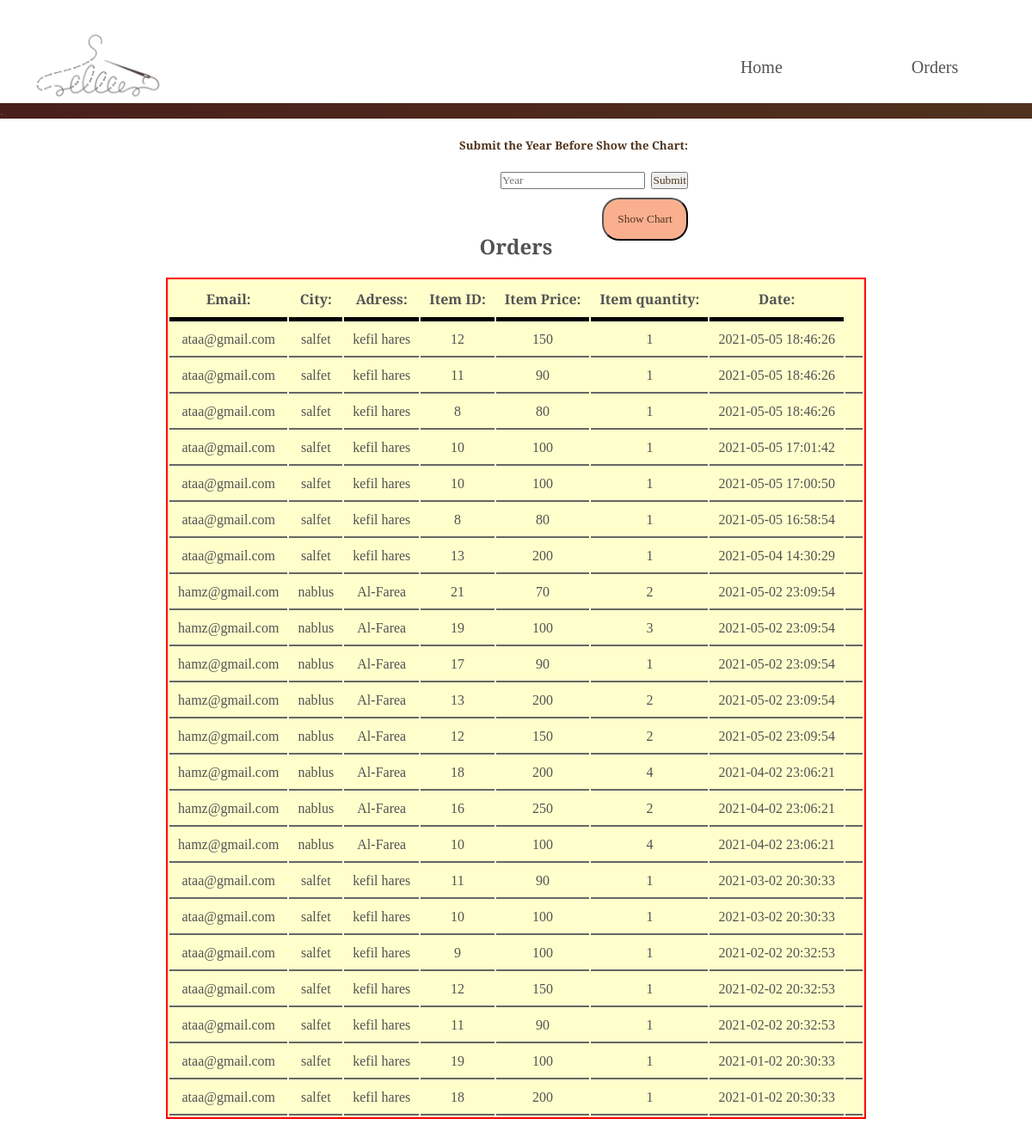
The app's page /web/html/order.php with its own data.
### tables this page shows
CREATE TABLE `user_order` (
  `order_id` int(100) NOT NULL,
  `item_id` int(10) NOT NULL,
  `user_email` varchar(150) NOT NULL,
  `dates` datetime NOT NULL DEFAULT current_timestamp(),
  `quantity` int(10) NOT NULL
);

CREATE TABLE `users` (
  `fname` varchar(50) DEFAULT NULL,
  `lname` varchar(50) NOT NULL,
  `email` varchar(50) NOT NULL,
  `pass` varchar(50) DEFAULT NULL,
  `city` varchar(50) NOT NULL,
  `gender` varchar(10) NOT NULL,
  `adress` varchar(50) NOT NULL,
  `birthdate` date NOT NULL
);

CREATE TABLE `item` (
  `name` varchar(50) NOT NULL,
  `price` int(10) NOT NULL,
  `size` varchar(50) NOT NULL,
  `quantites` int(10) NOT NULL,
  `image` varchar(150) NOT NULL,
  `catigories` varchar(50) NOT NULL,
  `id` int(20) NOT NULL
);

### web/html/order.php (the view, shortened to what this page needs)
<!doctype html>
<html lang="en">
<head>
    <link type="text/css" rel="stylesheet" href="../css/AdminHome.css">
    <link rel="stylesheet" href="../css/order.css"/>
    <link href="../css/chart.css" type="text/css" rel="stylesheet">
</head>
<body>
<?php include "../php/AdminHeader.php";?>
<?php
$orderarray = array("January" => 0, "February" => 0, "March" => 0, "April" => 0, "May" => 0, "June" => 0, "July" => 0 ,"August" => 0 ,"September" => 0 ,"October" => 0 ,"November" => 0, "December" => 0);
$db = new mysqli('localhost', 'root', '', 'fashion');
$q = "select price from user_order, item where user_order.item_id = item.id";
$res = $db->query($q);
$dates = "";
$prices = "";
foreach ($orderarray as $key => $value){
    $dates = $dates . "'$key'" . ",";
    $prices = $prices . "'$value'" . ",";
}
$dates = substr($dates, 0, -1);
$prices = substr($prices, 0, -1);
?>
<section  class="contact" style="top: 15%;right: 25%;">
        <div style="display: flex; position: relative; flex-flow: column; text-align: center; width: 400px; height: 100px ">
            <form action="order.php" method="post">
                <h5 style="position: absolute; right: 0px; top: 10px; color: #51351e; cursor: pointer;"> Submit the Year Before Show the Chart:</h5>
                <input type="submit" style="position: absolute; right: 0px; top: 50px; color: #51351e; cursor: pointer;" >
                <input id="year" name="year" type="text"  placeholder="Year" style="position: absolute; right: 50px; top: 50px; color: #51351e; cursor: pointer; ">
                <button type="button"  name="shw" style="position: absolute; right: 0; top:80px; width: 100px; height: 50px; border-radius: 20px; background-color: #faaf8f; color: #51351e; cursor: pointer; " onclick="showpopup(<?php echo $dates;?>, <?php echo $prices;?>)">Show Chart</button>
            </form>
        </div>
    <h1 style="margin: 20px 0">Orders</h1>
            <?php
            $db=new mysqli('localhost','root','','fashion');
            $q1="select quantity ,dates ,id, price,email, city, adress from user_order, users, item where (user_order.user_email = users.email AND user_order.item_id = item.id) order by dates DESC;";
            $res1 = $db->query($q1);
            echo "<table>";
            echo "<tr><th>Email:</th><th>City:</th><th>Adress:</th><th>Item ID:</th><th>Item Price:</th><th>Item quantity:</th><th>Date:</th></tr>";
            for($i=0;$i<$res->num_rows;$i++) {
                $row1 = $res1->fetch_assoc();
                echo "<tr><td>";
                echo $row1['email'];
                echo "</td><td>";
                echo $row1['city'];
                echo "</td><td>";
                echo $row1['adress'];
                echo "</td><td>";
                echo $row1['id'];
                echo "</td><td>";
                echo $row1['price'];
                echo "</td><td>";
                echo $row1['quantity'];
                echo "</td><td>";
                echo $row1['dates'];
                echo "</td><td>";
                echo "</td></tr>";
            }
            echo "</table>";
            ?>
</section>
</body>
</html>

### web/php/AdminHeader.php (shortened to what this page needs)
<!doctype html>
<html lang="en">
<head>
</head>
<body>
<div class="containerMenu">
    <nav class="log_header">
    </nav>
    <nav class="menu_header">
        <ul>
            <li>
            </li>
            <li>
                <a href="../html/order.php">Orders</a>
            </li>
            <li>
                <a href="../html/AdminHome.php">Home</a>
            </li>
        </ul>
        <img id="logo" src="../image/LogoIcon.png"/>
    </nav>
    <div class="divider">.</div>
</div>
</body>
</html>

### web/css/AdminHome.css (style rules this page uses)
* { font-family: 'Akaya Telivigala', cursive; padding: 0; margin: 0; color: #535353; box-sizing: border-box; }
body { background-color: #ffffff; }
div.containerMenu { display: flex; flex-flow: column; position: fixed; width: 100%; z-index: 10; height: 120px; background-color: white; min-width: 1402px; padding: 50px 0; }
nav.log_header { width: 100%; height: 40px; }
nav.menu_header { position: relative; width: 100%; height: 80px; top: 10px; }
nav.menu_header ul { position: absolute; right: 100px; float: right; list-style: none; }
nav.menu_header ul li { float: right; padding: 0 0 0 150px; }
nav.menu_header ul li a { text-decoration: none; font-size: 20px; }
#logo { position: absolute; height: 100px; top: -50px; }
div.divider { position: absolute; width: 100%; top: 120px; background-image: linear-gradient(to right, #491f1b, #51351e); }
input { cursor: pointer; }

### web/css/order.css (style rules this page uses)
* { padding: 0; margin:0; box-sizing: border-box; font-family: 'PT Serif', serif; }
.contact { padding: 50px 100px; display: flex; justify-content: center; align-items: center; flex-direction: column; padding-top: 150px; }

### web/html/order.php (style rules this page uses)
table { border: 2px solid red; background-color: #ffc; }
th { padding: 10px 10px; border-bottom: 5px solid #000; }
td { text-align: center; padding: 10px 10px; border-bottom: 2px solid #666; }

### records on screen
user_order: user_email.email "ataa@gmail.com", user_email.city "salfet", user_email.adress "kefil hares", item "12", item.price "150", quantity "1", dates "2021-05-05 18:46:26"
user_order: user_email.email "ataa@gmail.com", user_email.city "salfet", user_email.adress "kefil hares", item "11", item.price "90", quantity "1", dates "2021-05-05 18:46:26"
user_order: user_email.email "ataa@gmail.com", user_email.city "salfet", user_email.adress "kefil hares", item "8", item.price "80", quantity "1", dates "2021-05-05 18:46:26"
user_order: user_email.email "ataa@gmail.com", user_email.city "salfet", user_email.adress "kefil hares", item "10", item.price "100", quantity "1", dates "2021-05-05 17:01:42"
user_order: user_email.email "ataa@gmail.com", user_email.city "salfet", user_email.adress "kefil hares", item "10", item.price "100", quantity "1", dates "2021-05-05 17:00:50"
user_order: user_email.email "ataa@gmail.com", user_email.city "salfet", user_email.adress "kefil hares", item "8", item.price "80", quantity "1", dates "2021-05-05 16:58:54"
user_order: user_email.email "ataa@gmail.com", user_email.city "salfet", user_email.adress "kefil hares", item "13", item.price "200", quantity "1", dates "2021-05-04 14:30:29"
user_order: user_email.email "hamz@gmail.com", user_email.city "nablus", user_email.adress "Al-Farea", item "21", item.price "70", quantity "2", dates "2021-05-02 23:09:54"
user_order: user_email.email "hamz@gmail.com", user_email.city "nablus", user_email.adress "Al-Farea", item "19", item.price "100", quantity "3", dates "2021-05-02 23:09:54"
user_order: user_email.email "hamz@gmail.com", user_email.city "nablus", user_email.adress "Al-Farea", item "17", item.price "90", quantity "1", dates "2021-05-02 23:09:54"
user_order: user_email.email "hamz@gmail.com", user_email.city "nablus", user_email.adress "Al-Farea", item "13", item.price "200", quantity "2", dates "2021-05-02 23:09:54"
user_order: user_email.email "hamz@gmail.com", user_email.city "nablus", user_email.adress "Al-Farea", item "12", item.price "150", quantity "2", dates "2021-05-02 23:09:54"
user_order: user_email.email "hamz@gmail.com", user_email.city "nablus", user_email.adress "Al-Farea", item "18", item.price "200", quantity "4", dates "2021-04-02 23:06:21"
user_order: user_email.email "hamz@gmail.com", user_email.city "nablus", user_email.adress "Al-Farea", item "16", item.price "250", quantity "2", dates "2021-04-02 23:06:21"
user_order: user_email.email "hamz@gmail.com", user_email.city "nablus", user_email.adress "Al-Farea", item "10", item.price "100", quantity "4", dates "2021-04-02 23:06:21"
user_order: user_email.email "ataa@gmail.com", user_email.city "salfet", user_email.adress "kefil hares", item "11", item.price "90", quantity "1", dates "2021-03-02 20:30:33"
user_order: user_email.email "ataa@gmail.com", user_email.city "salfet", user_email.adress "kefil hares", item "10", item.price "100", quantity "1", dates "2021-03-02 20:30:33"
user_order: user_email.email "ataa@gmail.com", user_email.city "salfet", user_email.adress "kefil hares", item "9", item.price "100", quantity "1", dates "2021-02-02 20:32:53"
user_order: user_email.email "ataa@gmail.com", user_email.city "salfet", user_email.adress "kefil hares", item "12", item.price "150", quantity "1", dates "2021-02-02 20:32:53"
user_order: user_email.email "ataa@gmail.com", user_email.city "salfet", user_email.adress "kefil hares", item "11", item.price "90", quantity "1", dates "2021-02-02 20:32:53"
user_order: user_email.email "ataa@gmail.com", user_email.city "salfet", user_email.adress "kefil hares", item "19", item.price "100", quantity "1", dates "2021-01-02 20:30:33"
user_order: user_email.email "ataa@gmail.com", user_email.city "salfet", user_email.adress "kefil hares", item "18", item.price "200", quantity "1", dates "2021-01-02 20:30:33"
